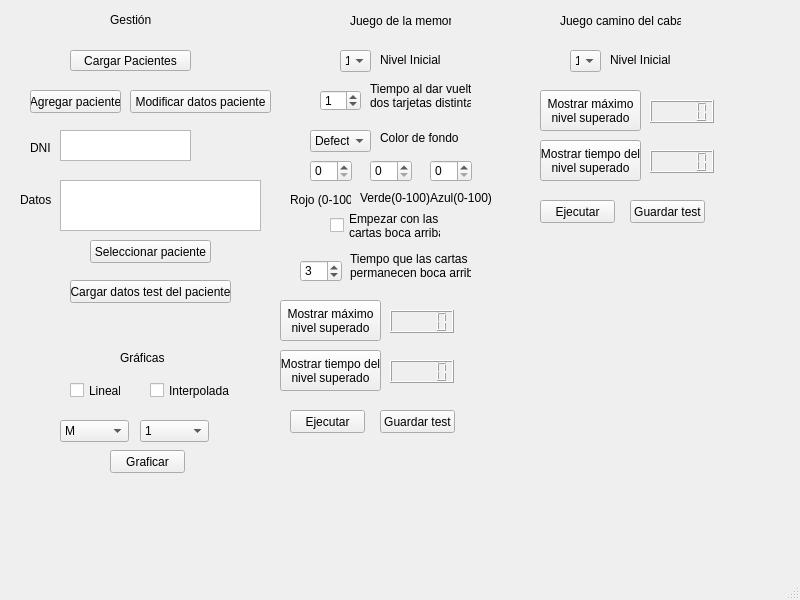
<?xml version="1.0" encoding="UTF-8"?>
<ui version="4.0">
 <class>MainWindow</class>
 <widget class="QMainWindow" name="MainWindow">
  <property name="geometry">
   <rect>
    <x>0</x>
    <y>0</y>
    <width>800</width>
    <height>600</height>
   </rect>
  </property>
  <property name="windowTitle">
   <string>MainWindow</string>
  </property>
  <widget class="QWidget" name="centralwidget">
   <widget class="QLabel" name="label">
    <property name="geometry">
     <rect>
      <x>350</x>
      <y>10</y>
      <width>101</width>
      <height>21</height>
     </rect>
    </property>
    <property name="text">
     <string>Juego de la memoria</string>
    </property>
   </widget>
   <widget class="QComboBox" name="SeleccionarNivelMemoria">
    <property name="geometry">
     <rect>
      <x>340</x>
      <y>50</y>
      <width>31</width>
      <height>22</height>
     </rect>
    </property>
    <item>
     <property name="text">
      <string>1</string>
     </property>
    </item>
    <item>
     <property name="text">
      <string>2</string>
     </property>
    </item>
    <item>
     <property name="text">
      <string>3</string>
     </property>
    </item>
    <item>
     <property name="text">
      <string>4</string>
     </property>
    </item>
    <item>
     <property name="text">
      <string>5</string>
     </property>
    </item>
    <item>
     <property name="text">
      <string>6</string>
     </property>
    </item>
    <item>
     <property name="text">
      <string>7</string>
     </property>
    </item>
    <item>
     <property name="text">
      <string>8</string>
     </property>
    </item>
   </widget>
   <widget class="QLabel" name="label_2">
    <property name="geometry">
     <rect>
      <x>380</x>
      <y>50</y>
      <width>61</width>
      <height>20</height>
     </rect>
    </property>
    <property name="text">
     <string>Nivel Inicial</string>
    </property>
   </widget>
   <widget class="QLabel" name="label_3">
    <property name="geometry">
     <rect>
      <x>370</x>
      <y>80</y>
      <width>101</width>
      <height>31</height>
     </rect>
    </property>
    <property name="text">
     <string>Tiempo al dar vuelta
dos tarjetas distintas</string>
    </property>
   </widget>
   <widget class="QComboBox" name="SeleccionadorColor">
    <property name="geometry">
     <rect>
      <x>310</x>
      <y>130</y>
      <width>61</width>
      <height>22</height>
     </rect>
    </property>
    <item>
     <property name="text">
      <string>Defecto</string>
     </property>
    </item>
    <item>
     <property name="text">
      <string>Blanco</string>
     </property>
    </item>
    <item>
     <property name="text">
      <string>Rojo</string>
     </property>
    </item>
    <item>
     <property name="text">
      <string>Verde</string>
     </property>
    </item>
    <item>
     <property name="text">
      <string>Azul</string>
     </property>
    </item>
    <item>
     <property name="text">
      <string>Amarillo</string>
     </property>
    </item>
    <item>
     <property name="text">
      <string>Magenta</string>
     </property>
    </item>
    <item>
     <property name="text">
      <string>Cian</string>
     </property>
    </item>
    <item>
     <property name="text">
      <string>Manual</string>
     </property>
    </item>
   </widget>
   <widget class="QLabel" name="label_5">
    <property name="geometry">
     <rect>
      <x>380</x>
      <y>130</y>
      <width>81</width>
      <height>16</height>
     </rect>
    </property>
    <property name="text">
     <string>Color de fondo</string>
    </property>
   </widget>
   <widget class="QCheckBox" name="CartasBocaArriba">
    <property name="geometry">
     <rect>
      <x>330</x>
      <y>210</y>
      <width>111</width>
      <height>31</height>
     </rect>
    </property>
    <property name="text">
     <string>Empezar con las
cartas boca arriba</string>
    </property>
   </widget>
   <widget class="QLabel" name="label_6">
    <property name="geometry">
     <rect>
      <x>350</x>
      <y>240</y>
      <width>121</width>
      <height>51</height>
     </rect>
    </property>
    <property name="text">
     <string>Tiempo que las cartas
permanecen boca arriba</string>
    </property>
   </widget>
   <widget class="QLabel" name="label_7">
    <property name="geometry">
     <rect>
      <x>560</x>
      <y>10</y>
      <width>121</width>
      <height>21</height>
     </rect>
    </property>
    <property name="text">
     <string>Juego camino del caballo</string>
    </property>
   </widget>
   <widget class="QPushButton" name="EjecutarMemoria">
    <property name="geometry">
     <rect>
      <x>290</x>
      <y>410</y>
      <width>75</width>
      <height>23</height>
     </rect>
    </property>
    <property name="text">
     <string>Ejecutar</string>
    </property>
   </widget>
   <widget class="QComboBox" name="SeleccionarNivelCaballo">
    <property name="geometry">
     <rect>
      <x>570</x>
      <y>50</y>
      <width>31</width>
      <height>22</height>
     </rect>
    </property>
    <item>
     <property name="text">
      <string>1</string>
     </property>
    </item>
    <item>
     <property name="text">
      <string>2</string>
     </property>
    </item>
    <item>
     <property name="text">
      <string>3</string>
     </property>
    </item>
    <item>
     <property name="text">
      <string>4</string>
     </property>
    </item>
    <item>
     <property name="text">
      <string>5</string>
     </property>
    </item>
    <item>
     <property name="text">
      <string>6</string>
     </property>
    </item>
    <item>
     <property name="text">
      <string>7</string>
     </property>
    </item>
    <item>
     <property name="text">
      <string>8</string>
     </property>
    </item>
   </widget>
   <widget class="QLabel" name="label_8">
    <property name="geometry">
     <rect>
      <x>610</x>
      <y>50</y>
      <width>61</width>
      <height>20</height>
     </rect>
    </property>
    <property name="text">
     <string>Nivel Inicial</string>
    </property>
   </widget>
   <widget class="QPushButton" name="ObtenerNivelMaximoMemoria">
    <property name="geometry">
     <rect>
      <x>280</x>
      <y>300</y>
      <width>101</width>
      <height>41</height>
     </rect>
    </property>
    <property name="text">
     <string>Mostrar máximo
nivel superado</string>
    </property>
   </widget>
   <widget class="QLCDNumber" name="MostrarNivelMemoria">
    <property name="geometry">
     <rect>
      <x>390</x>
      <y>310</y>
      <width>64</width>
      <height>23</height>
     </rect>
    </property>
   </widget>
   <widget class="QLCDNumber" name="MostrarTiempoMemoria">
    <property name="geometry">
     <rect>
      <x>390</x>
      <y>360</y>
      <width>64</width>
      <height>23</height>
     </rect>
    </property>
   </widget>
   <widget class="QPushButton" name="ObtenerTiempoMaximoMemoria">
    <property name="geometry">
     <rect>
      <x>280</x>
      <y>350</y>
      <width>101</width>
      <height>41</height>
     </rect>
    </property>
    <property name="text">
     <string>Mostrar tiempo del
nivel superado</string>
    </property>
   </widget>
   <widget class="QLCDNumber" name="MostrarNivelCaballo">
    <property name="geometry">
     <rect>
      <x>650</x>
      <y>100</y>
      <width>64</width>
      <height>23</height>
     </rect>
    </property>
   </widget>
   <widget class="QLCDNumber" name="MostrarTiempoCaballo">
    <property name="geometry">
     <rect>
      <x>650</x>
      <y>150</y>
      <width>64</width>
      <height>23</height>
     </rect>
    </property>
   </widget>
   <widget class="QPushButton" name="ObtenerTiempoMaximoCaballo">
    <property name="geometry">
     <rect>
      <x>540</x>
      <y>140</y>
      <width>101</width>
      <height>41</height>
     </rect>
    </property>
    <property name="text">
     <string>Mostrar tiempo del
nivel superado</string>
    </property>
   </widget>
   <widget class="QPushButton" name="ObtenerNivelMaximoCaballo">
    <property name="geometry">
     <rect>
      <x>540</x>
      <y>90</y>
      <width>101</width>
      <height>41</height>
     </rect>
    </property>
    <property name="text">
     <string>Mostrar máximo
nivel superado</string>
    </property>
   </widget>
   <widget class="QPushButton" name="EjecutarCaballo">
    <property name="geometry">
     <rect>
      <x>540</x>
      <y>200</y>
      <width>75</width>
      <height>23</height>
     </rect>
    </property>
    <property name="text">
     <string>Ejecutar</string>
    </property>
   </widget>
   <widget class="QPushButton" name="CargarPacientes">
    <property name="geometry">
     <rect>
      <x>70</x>
      <y>50</y>
      <width>121</width>
      <height>21</height>
     </rect>
    </property>
    <property name="text">
     <string>Cargar Pacientes</string>
    </property>
   </widget>
   <widget class="QLabel" name="label_9">
    <property name="geometry">
     <rect>
      <x>110</x>
      <y>10</y>
      <width>41</width>
      <height>20</height>
     </rect>
    </property>
    <property name="text">
     <string>Gestión</string>
    </property>
   </widget>
   <widget class="QPushButton" name="AgregarPaciente">
    <property name="geometry">
     <rect>
      <x>30</x>
      <y>90</y>
      <width>91</width>
      <height>23</height>
     </rect>
    </property>
    <property name="text">
     <string>Agregar paciente</string>
    </property>
   </widget>
   <widget class="QPushButton" name="ModificarPaciente">
    <property name="geometry">
     <rect>
      <x>130</x>
      <y>90</y>
      <width>141</width>
      <height>23</height>
     </rect>
    </property>
    <property name="text">
     <string>Modificar datos paciente</string>
    </property>
   </widget>
   <widget class="QPushButton" name="SeleccionarPaciente">
    <property name="geometry">
     <rect>
      <x>90</x>
      <y>240</y>
      <width>121</width>
      <height>23</height>
     </rect>
    </property>
    <property name="text">
     <string>Seleccionar paciente</string>
    </property>
   </widget>
   <widget class="QPushButton" name="CargarDatosPaciente">
    <property name="geometry">
     <rect>
      <x>70</x>
      <y>280</y>
      <width>161</width>
      <height>23</height>
     </rect>
    </property>
    <property name="text">
     <string>Cargar datos test del paciente</string>
    </property>
   </widget>
   <widget class="QLabel" name="label_10">
    <property name="geometry">
     <rect>
      <x>120</x>
      <y>350</y>
      <width>47</width>
      <height>16</height>
     </rect>
    </property>
    <property name="text">
     <string>Gráficas</string>
    </property>
   </widget>
   <widget class="QCheckBox" name="GraficaLineal">
    <property name="geometry">
     <rect>
      <x>70</x>
      <y>380</y>
      <width>51</width>
      <height>21</height>
     </rect>
    </property>
    <property name="text">
     <string>Lineal</string>
    </property>
   </widget>
   <widget class="QCheckBox" name="GraficaInterpolada">
    <property name="geometry">
     <rect>
      <x>150</x>
      <y>380</y>
      <width>81</width>
      <height>21</height>
     </rect>
    </property>
    <property name="text">
     <string>Interpolada</string>
    </property>
   </widget>
   <widget class="QPushButton" name="DibujarGrafica">
    <property name="geometry">
     <rect>
      <x>110</x>
      <y>450</y>
      <width>75</width>
      <height>23</height>
     </rect>
    </property>
    <property name="text">
     <string>Graficar</string>
    </property>
   </widget>
   <widget class="QSpinBox" name="TiempoMostrar2Distintas">
    <property name="geometry">
     <rect>
      <x>320</x>
      <y>90</y>
      <width>41</width>
      <height>21</height>
     </rect>
    </property>
    <property name="maximum">
     <number>100</number>
    </property>
    <property name="value">
     <number>1</number>
    </property>
   </widget>
   <widget class="QSpinBox" name="ColorRojo">
    <property name="geometry">
     <rect>
      <x>310</x>
      <y>160</y>
      <width>42</width>
      <height>22</height>
     </rect>
    </property>
    <property name="maximum">
     <number>100</number>
    </property>
   </widget>
   <widget class="QSpinBox" name="ColorVerde">
    <property name="geometry">
     <rect>
      <x>370</x>
      <y>160</y>
      <width>42</width>
      <height>22</height>
     </rect>
    </property>
    <property name="maximum">
     <number>100</number>
    </property>
   </widget>
   <widget class="QSpinBox" name="ColorAzul">
    <property name="geometry">
     <rect>
      <x>430</x>
      <y>160</y>
      <width>42</width>
      <height>22</height>
     </rect>
    </property>
    <property name="maximum">
     <number>100</number>
    </property>
   </widget>
   <widget class="QLabel" name="label_4">
    <property name="geometry">
     <rect>
      <x>290</x>
      <y>190</y>
      <width>61</width>
      <height>20</height>
     </rect>
    </property>
    <property name="text">
     <string>Rojo (0-100)</string>
    </property>
   </widget>
   <widget class="QLabel" name="label_11">
    <property name="geometry">
     <rect>
      <x>430</x>
      <y>190</y>
      <width>61</width>
      <height>16</height>
     </rect>
    </property>
    <property name="text">
     <string>Azul(0-100)</string>
    </property>
   </widget>
   <widget class="QLabel" name="label_12">
    <property name="geometry">
     <rect>
      <x>360</x>
      <y>190</y>
      <width>71</width>
      <height>16</height>
     </rect>
    </property>
    <property name="text">
     <string>Verde(0-100)</string>
    </property>
   </widget>
   <widget class="QSpinBox" name="TiempoMostrarCartasInicio">
    <property name="geometry">
     <rect>
      <x>300</x>
      <y>260</y>
      <width>42</width>
      <height>22</height>
     </rect>
    </property>
    <property name="value">
     <number>3</number>
    </property>
   </widget>
   <widget class="QPlainTextEdit" name="VentanaDatos">
    <property name="geometry">
     <rect>
      <x>60</x>
      <y>180</y>
      <width>201</width>
      <height>51</height>
     </rect>
    </property>
   </widget>
   <widget class="QLabel" name="label_14">
    <property name="geometry">
     <rect>
      <x>20</x>
      <y>190</y>
      <width>31</width>
      <height>20</height>
     </rect>
    </property>
    <property name="text">
     <string>Datos</string>
    </property>
   </widget>
   <widget class="QPlainTextEdit" name="VentanaDNI">
    <property name="geometry">
     <rect>
      <x>60</x>
      <y>130</y>
      <width>131</width>
      <height>31</height>
     </rect>
    </property>
   </widget>
   <widget class="QLabel" name="label_15">
    <property name="geometry">
     <rect>
      <x>30</x>
      <y>140</y>
      <width>21</width>
      <height>16</height>
     </rect>
    </property>
    <property name="text">
     <string>DNI</string>
    </property>
   </widget>
   <widget class="QComboBox" name="ValorTipoVentana">
    <property name="geometry">
     <rect>
      <x>60</x>
      <y>420</y>
      <width>69</width>
      <height>22</height>
     </rect>
    </property>
    <property name="currentText">
     <string>M</string>
    </property>
    <item>
     <property name="text">
      <string>M</string>
     </property>
    </item>
    <item>
     <property name="text">
      <string>S</string>
     </property>
    </item>
   </widget>
   <widget class="QComboBox" name="ValorNivelVentana">
    <property name="geometry">
     <rect>
      <x>140</x>
      <y>420</y>
      <width>69</width>
      <height>22</height>
     </rect>
    </property>
    <item>
     <property name="text">
      <string>1</string>
     </property>
    </item>
    <item>
     <property name="text">
      <string>2</string>
     </property>
    </item>
    <item>
     <property name="text">
      <string>3</string>
     </property>
    </item>
    <item>
     <property name="text">
      <string>4</string>
     </property>
    </item>
    <item>
     <property name="text">
      <string>5</string>
     </property>
    </item>
    <item>
     <property name="text">
      <string>6</string>
     </property>
    </item>
    <item>
     <property name="text">
      <string>7</string>
     </property>
    </item>
    <item>
     <property name="text">
      <string>8</string>
     </property>
    </item>
   </widget>
   <widget class="QPushButton" name="GuardarMemoria">
    <property name="geometry">
     <rect>
      <x>380</x>
      <y>410</y>
      <width>75</width>
      <height>23</height>
     </rect>
    </property>
    <property name="text">
     <string>Guardar test</string>
    </property>
   </widget>
   <widget class="QPushButton" name="GuardarCaballo">
    <property name="geometry">
     <rect>
      <x>630</x>
      <y>200</y>
      <width>75</width>
      <height>23</height>
     </rect>
    </property>
    <property name="text">
     <string>Guardar test</string>
    </property>
   </widget>
   <widget class="QLabel" name="Consola">
    <property name="geometry">
     <rect>
      <x>240</x>
      <y>440</y>
      <width>491</width>
      <height>141</height>
     </rect>
    </property>
    <property name="text">
     <string/>
    </property>
   </widget>
  </widget>
  <widget class="QStatusBar" name="statusbar"/>
 </widget>
 <resources/>
 <connections/>
</ui>
